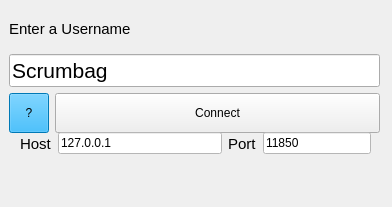
<?xml version="1.0" encoding="UTF-8"?>
<ui version="4.0">
 <class>LoginPage</class>
 <widget class="QWidget" name="LoginPage">
  <property name="geometry">
   <rect>
    <x>0</x>
    <y>0</y>
    <width>392</width>
    <height>207</height>
   </rect>
  </property>
  <property name="windowTitle">
   <string>Form</string>
  </property>
  <property name="styleSheet">
   <string notr="true"/>
  </property>
  <widget class="QWidget" name="verticalLayoutWidget_2">
   <property name="geometry">
    <rect>
     <x>9</x>
     <y>9</y>
     <width>371</width>
     <height>124</height>
    </rect>
   </property>
   <layout class="QVBoxLayout" name="verticalLayout">
    <item>
     <widget class="QLabel" name="label">
      <property name="font">
       <font>
        <pointsize>11</pointsize>
       </font>
      </property>
      <property name="text">
       <string>Enter a Username</string>
      </property>
     </widget>
    </item>
    <item>
     <widget class="QLineEdit" name="lineEditUsername">
      <property name="font">
       <font>
        <pointsize>16</pointsize>
       </font>
      </property>
      <property name="text">
       <string>Scrumbag</string>
      </property>
     </widget>
    </item>
    <item>
     <layout class="QHBoxLayout" name="horizontalLayout">
      <item>
       <widget class="QToolButton" name="toolButton">
        <property name="sizePolicy">
         <sizepolicy hsizetype="Preferred" vsizetype="Preferred">
          <horstretch>0</horstretch>
          <verstretch>0</verstretch>
         </sizepolicy>
        </property>
        <property name="minimumSize">
         <size>
          <width>40</width>
          <height>40</height>
         </size>
        </property>
        <property name="styleSheet">
         <string notr="true">background-color: rgb(0, 170, 255);
font: 10pt &quot;Sans Serif&quot;;</string>
        </property>
        <property name="text">
         <string>?</string>
        </property>
       </widget>
      </item>
      <item>
       <widget class="QPushButton" name="ButtonConnect">
        <property name="sizePolicy">
         <sizepolicy hsizetype="MinimumExpanding" vsizetype="Fixed">
          <horstretch>0</horstretch>
          <verstretch>0</verstretch>
         </sizepolicy>
        </property>
        <property name="minimumSize">
         <size>
          <width>0</width>
          <height>40</height>
         </size>
        </property>
        <property name="text">
         <string>Connect</string>
        </property>
       </widget>
      </item>
     </layout>
    </item>
   </layout>
  </widget>
  <widget class="QWidget" name="horizontalLayoutWidget_2">
   <property name="geometry">
    <rect>
     <x>20</x>
     <y>130</y>
     <width>351</width>
     <height>27</height>
    </rect>
   </property>
   <layout class="QHBoxLayout" name="horizontalLayout_2">
    <item>
     <widget class="QLabel" name="labelHost">
      <property name="enabled">
       <bool>true</bool>
      </property>
      <property name="font">
       <font>
        <pointsize>11</pointsize>
       </font>
      </property>
      <property name="text">
       <string>Host</string>
      </property>
     </widget>
    </item>
    <item>
     <widget class="QLineEdit" name="lineEditHost">
      <property name="enabled">
       <bool>true</bool>
      </property>
      <property name="styleSheet">
       <string notr="true">background-color: rgb(255,255,255);</string>
      </property>
      <property name="text">
       <string>127.0.0.1</string>
      </property>
     </widget>
    </item>
    <item>
     <widget class="QLabel" name="labelPort">
      <property name="enabled">
       <bool>true</bool>
      </property>
      <property name="font">
       <font>
        <pointsize>11</pointsize>
       </font>
      </property>
      <property name="text">
       <string>Port</string>
      </property>
     </widget>
    </item>
    <item>
     <widget class="QLineEdit" name="lineEditPort">
      <property name="enabled">
       <bool>true</bool>
      </property>
      <property name="sizePolicy">
       <sizepolicy hsizetype="Fixed" vsizetype="Fixed">
        <horstretch>0</horstretch>
        <verstretch>0</verstretch>
       </sizepolicy>
      </property>
      <property name="minimumSize">
       <size>
        <width>40</width>
        <height>0</height>
       </size>
      </property>
      <property name="styleSheet">
       <string notr="true">background-color: rgb(255,255,255);</string>
      </property>
      <property name="text">
       <string>11850</string>
      </property>
     </widget>
    </item>
   </layout>
  </widget>
  <widget class="QLabel" name="labelError">
   <property name="geometry">
    <rect>
     <x>10</x>
     <y>160</y>
     <width>369</width>
     <height>41</height>
    </rect>
   </property>
   <property name="styleSheet">
    <string notr="true"/>
   </property>
   <property name="text">
    <string/>
   </property>
   <property name="wordWrap">
    <bool>true</bool>
   </property>
  </widget>
 </widget>
 <tabstops>
  <tabstop>lineEditUsername</tabstop>
  <tabstop>ButtonConnect</tabstop>
  <tabstop>toolButton</tabstop>
  <tabstop>lineEditHost</tabstop>
  <tabstop>lineEditPort</tabstop>
 </tabstops>
 <resources/>
 <connections/>
</ui>
